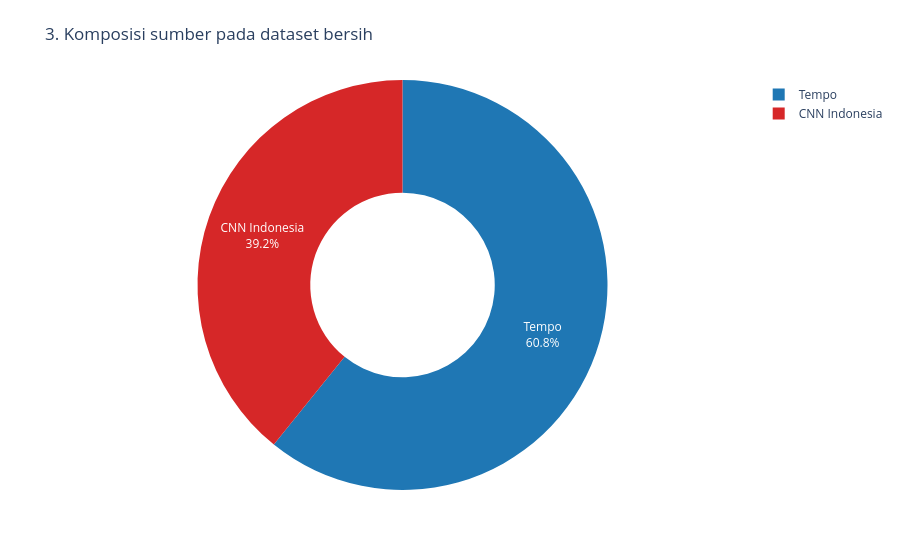

This figure's notebook cell:
### Markdown cell above
## 4. Komposisi sumber berita

Grafik 3 menunjukkan proporsi baris pada dataset bersih. Proporsi ini menggambarkan arsip dataset dan bukan pangsa pasar media.

### Code cell
sources = con.sql("""
SELECT source, COUNT(*) AS article_count FROM news GROUP BY source
ORDER BY article_count DESC
""").pl()
fig = px.pie(sources.to_pandas(), names="source", values="article_count", hole=0.45,
             color="source", color_discrete_map=COLORS,
             title="3. Komposisi sumber pada dataset bersih")
fig.update_traces(textinfo="percent+label")
show_and_save(fig, "03_source_share.html")

### Figure 1 — Plotly figure (JSON) as saved in the notebook; plotly's stock layout.template omitted (floating-point values rounded to 4 significant figures)
{"data": [{"customdata": [["Tempo"], ["CNN Indonesia"]], "domain": {"x": [0.0, 1.0], "y": [0.0, 1.0]}, "hole": 0.45, "hovertemplate": "source=%{customdata[0]}<br>article_count=%{value}<extra></extra>", "labels": ["Tempo", "CNN Indonesia"], "legendgroup": "", "marker": {"colors": ["#1f77b4", "#d62728"]}, "name": "", "showlegend": true, "textinfo": "percent+label", "type": "pie", "values": [515584, 332444]}], "layout": {"legend": {"tracegroupgap": 0}, "margin": {"b": 70, "l": 60, "r": 30, "t": 80}, "title": {"text": "3. Komposisi sumber pada dataset bersih"}}}
